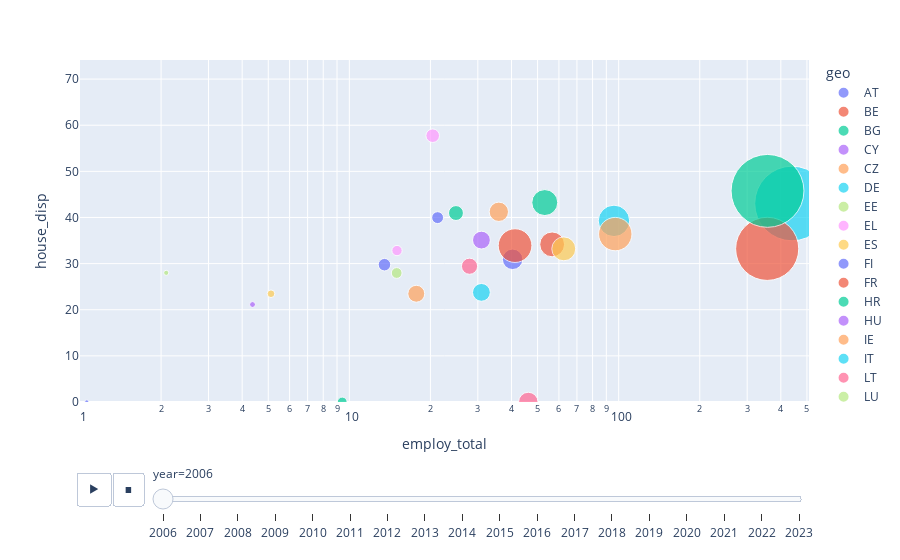

The notebook cell saved with this chart:
### Code cell
# plot hh vs population year and geo in a flow chart

df_filtered = df[df['hh'] == 'HHC_21']

print(df_filtered.head(50))
#ajus
x_min = max(df_filtered['employ_total'].min() * 0.9, 1)  # Asegurarse de que x_min sea positivo
x_max = df_filtered['employ_total'].max() * 1.1
x_range = [x_min, x_max]

print(df_filtered['geo'].unique().tolist())

y_range = [df_filtered['house_disp'].min() * 0.9, df_filtered['house_disp'].max() * 1.1]


fig = px.scatter(df_filtered, x='employ_total', y='house_disp', animation_frame='year', animation_group='geo',
           size='population', color='geo', hover_name='geo',
           log_x=True, size_max=55, range_x=x_range, range_y=y_range)
fig.show()

# Guardar el gráfico en un archivo HTML
import plotly.offline as pyo
pyo.plot(fig, filename='src/_includes/hh_geo_years.html')

import json

# normalizamos los datos de 0 a 100
# from sklearn.preprocessing import MinMaxScaler
# scaler = MinMaxScaler(feature_range=(1, 100))
df_normalized = df.copy()
X = df_normalized[['house_disp', 'employ_hash_education', 'employ_total', 'not_employ_total', 'employ_f', 'employ_m', 'population']]
X_scaled = scaler.fit_transform(X)
print(X_scaled)
#aplicamos dentro del df los valores normalizados
#df_normalized['house_disp'] = X_scaled[:,0]
df_normalized['employ_hash_education'] = X_scaled[:,1]
df_normalized['employ_total'] = X_scaled[:,2]
df_normalized['not_employ_total'] = X_scaled[:,3]
df_normalized['employ_f'] = X_scaled[:,4]
df_normalized['employ_m'] = X_scaled[:,5]
df_normalized['population'] = X_scaled[:,6]

df_normalized.describe()

# hh_year = df_normalized.to_dict(orient='records')
hh_year = df_normalized.to_dict(orient='records')

# Crea el diccionario final para JSON
universe = {"data": hh_year}

# Escribe el diccionario a un archivo JSON
with open('src/_data/universe.json', 'w') as f:
    json.dump(universe, f, indent=4)

### Figure 1 — Plotly figure (JSON) as saved in the notebook; plotly's stock layout.template omitted (floating-point values rounded to 4 significant figures)
{"data": [{"hovertemplate": "<b>%{hovertext}</b><br><br>geo=AT<br>year=2006<br>employ_total=%{x}<br>house_disp=%{y}<br>population=%{marker.size}<extra></extra>", "hovertext": ["AT"], "ids": ["AT"], "legendgroup": "AT", "marker": {"color": "#636efa", "size": [60.73], "sizemode": "area", "sizeref": 0.2898, "symbol": "circle"}, "mode": "markers", "name": "AT", "orientation": "v", "showlegend": true, "type": "scatter", "x": [40.38], "xaxis": "x", "y": [30.93], "yaxis": "y"}, {"hovertemplate": "<b>%{hovertext}</b><br><br>geo=BE<br>year=2006<br>employ_total=%{x}<br>house_disp=%{y}<br>population=%{marker.size}<extra></extra>", "hovertext": ["BE"], "ids": ["BE"], "legendgroup": "BE", "marker": {"color": "#EF553B", "size": [89.29], "sizemode": "area", "sizeref": 0.2898, "symbol": "circle"}, "mode": "markers", "name": "BE", "orientation": "v", "showlegend": true, "type": "scatter", "x": [56.63], "xaxis": "x", "y": [34.17], "yaxis": "y"}, {"hovertemplate": "<b>%{hovertext}</b><br><br>geo=BG<br>year=2006<br>employ_total=%{x}<br>house_disp=%{y}<br>population=%{marker.size}<extra></extra>", "hovertext": ["BG"], "ids": ["BG"], "legendgroup": "BG", "marker": {"color": "#00cc96", "size": [32.19], "sizemode": "area", "sizeref": 0.2898, "symbol": "circle"}, "mode": "markers", "name": "BG", "orientation": "v", "showlegend": true, "type": "scatter", "x": [24.88], "xaxis": "x", "y": [40.97], "yaxis": "y"}, {"hovertemplate": "<b>%{hovertext}</b><br><br>geo=CY<br>year=2006<br>employ_total=%{x}<br>house_disp=%{y}<br>population=%{marker.size}<extra></extra>", "hovertext": ["CY"], "ids": ["CY"], "legendgroup": "CY", "marker": {"color": "#ab63fa", "size": [4.992], "sizemode": "area", "sizeref": 0.2898, "symbol": "circle"}, "mode": "markers", "name": "CY", "orientation": "v", "showlegend": true, "type": "scatter", "x": [4.37], "xaxis": "x", "y": [21.13], "yaxis": "y"}, {"hovertemplate": "<b>%{hovertext}</b><br><br>geo=CZ<br>year=2006<br>employ_total=%{x}<br>house_disp=%{y}<br>population=%{marker.size}<extra></extra>", "hovertext": ["CZ"], "ids": ["CZ"], "legendgroup": "CZ", "marker": {"color": "#FFA15A", "size": [54.16], "sizemode": "area", "sizeref": 0.2898, "symbol": "circle"}, "mode": "markers", "name": "CZ", "orientation": "v", "showlegend": true, "type": "scatter", "x": [35.9], "xaxis": "x", "y": [41.23], "yaxis": "y"}, {"hovertemplate": "<b>%{hovertext}</b><br><br>geo=DE<br>year=2006<br>employ_total=%{x}<br>house_disp=%{y}<br>population=%{marker.size}<extra></extra>", "hovertext": ["DE"], "ids": ["DE"], "legendgroup": "DE", "marker": {"color": "#19d3f3", "size": [807.3], "sizemode": "area", "sizeref": 0.2898, "symbol": "circle"}, "mode": "markers", "name": "DE", "orientation": "v", "showlegend": true, "type": "scatter", "x": [440.2], "xaxis": "x", "y": [43.03], "yaxis": "y"}, {"hovertemplate": "<b>%{hovertext}</b><br><br>geo=EE<br>year=2006<br>employ_total=%{x}<br>house_disp=%{y}<br>population=%{marker.size}<extra></extra>", "hovertext": ["EE"], "ids": ["EE"], "legendgroup": "EE", "marker": {"color": "#B6E880", "size": [16.87], "sizemode": "area", "sizeref": 0.2898, "symbol": "circle"}, "mode": "markers", "name": "EE", "orientation": "v", "showlegend": true, "type": "scatter", "x": [14.99], "xaxis": "x", "y": [27.97], "yaxis": "y"}, {"hovertemplate": "<b>%{hovertext}</b><br><br>geo=EL<br>year=2006<br>employ_total=%{x}<br>house_disp=%{y}<br>population=%{marker.size}<extra></extra>", "hovertext": ["EL"], "ids": ["EL"], "legendgroup": "EL", "marker": {"color": "#FF97FF", "size": [26.77], "sizemode": "area", "sizeref": 0.2898, "symbol": "circle"}, "mode": "markers", "name": "EL", "orientation": "v", "showlegend": true, "type": "scatter", "x": [20.39], "xaxis": "x", "y": [57.73], "yaxis": "y"}, {"hovertemplate": "<b>%{hovertext}</b><br><br>geo=ES<br>year=2006<br>employ_total=%{x}<br>house_disp=%{y}<br>population=%{marker.size}<extra></extra>", "hovertext": ["ES"], "ids": ["ES"], "legendgroup": "ES", "marker": {"color": "#FECB52", "size": [82.94], "sizemode": "area", "sizeref": 0.2898, "symbol": "circle"}, "mode": "markers", "name": "ES", "orientation": "v", "showlegend": true, "type": "scatter", "x": [62.54], "xaxis": "x", "y": [33.2], "yaxis": "y"}, {"hovertemplate": "<b>%{hovertext}</b><br><br>geo=FI<br>year=2006<br>employ_total=%{x}<br>house_disp=%{y}<br>population=%{marker.size}<extra></extra>", "hovertext": ["FI"], "ids": ["FI"], "legendgroup": "FI", "marker": {"color": "#636efa", "size": [22.68], "sizemode": "area", "sizeref": 0.2898, "symbol": "circle"}, "mode": "markers", "name": "FI", "orientation": "v", "showlegend": true, "type": "scatter", "x": [13.5], "xaxis": "x", "y": [29.77], "yaxis": "y"}, {"hovertemplate": "<b>%{hovertext}</b><br><br>geo=FR<br>year=2006<br>employ_total=%{x}<br>house_disp=%{y}<br>population=%{marker.size}<extra></extra>", "hovertext": ["FR"], "ids": ["FR"], "legendgroup": "FR", "marker": {"color": "#EF553B", "size": [577.9], "sizemode": "area", "sizeref": 0.2898, "symbol": "circle"}, "mode": "markers", "name": "FR", "orientation": "v", "showlegend": true, "type": "scatter", "x": [356.0], "xaxis": "x", "y": [33.2], "yaxis": "y"}, {"hovertemplate": "<b>%{hovertext}</b><br><br>geo=HR<br>year=2006<br>employ_total=%{x}<br>house_disp=%{y}<br>population=%{marker.size}<extra></extra>", "hovertext": ["HR"], "ids": ["HR"], "legendgroup": "HR", "marker": {"color": "#00cc96", "size": [14.04], "sizemode": "area", "sizeref": 0.2898, "symbol": "circle"}, "mode": "markers", "name": "HR", "orientation": "v", "showlegend": true, "type": "scatter", "x": [9.41], "xaxis": "x", "y": [0], "yaxis": "y"}, {"hovertemplate": "<b>%{hovertext}</b><br><br>geo=HU<br>year=2006<br>employ_total=%{x}<br>house_disp=%{y}<br>population=%{marker.size}<extra></extra>", "hovertext": ["HU"], "ids": ["HU"], "legendgroup": "HU", "marker": {"color": "#ab63fa", "size": [46.06], "sizemode": "area", "sizeref": 0.2898, "symbol": "circle"}, "mode": "markers", "name": "HU", "orientation": "v", "showlegend": true, "type": "scatter", "x": [30.94], "xaxis": "x", "y": [35.1], "yaxis": "y"}, {"hovertemplate": "<b>%{hovertext}</b><br><br>geo=IE<br>year=2006<br>employ_total=%{x}<br>house_disp=%{y}<br>population=%{marker.size}<extra></extra>", "hovertext": ["IE"], "ids": ["IE"], "legendgroup": "IE", "marker": {"color": "#FFA15A", "size": [41.65], "sizemode": "area", "sizeref": 0.2898, "symbol": "circle"}, "mode": "markers", "name": "IE", "orientation": "v", "showlegend": true, "type": "scatter", "x": [17.72], "xaxis": "x", "y": [23.47], "yaxis": "y"}, {"hovertemplate": "<b>%{hovertext}</b><br><br>geo=IT<br>year=2006<br>employ_total=%{x}<br>house_disp=%{y}<br>population=%{marker.size}<extra></extra>", "hovertext": ["IT"], "ids": ["IT"], "legendgroup": "IT", "marker": {"color": "#19d3f3", "size": [143.6], "sizemode": "area", "sizeref": 0.2898, "symbol": "circle"}, "mode": "markers", "name": "IT", "orientation": "v", "showlegend": true, "type": "scatter", "x": [96.05], "xaxis": "x", "y": [39.27], "yaxis": "y"}, {"hovertemplate": "<b>%{hovertext}</b><br><br>geo=LT<br>year=2006<br>employ_total=%{x}<br>house_disp=%{y}<br>population=%{marker.size}<extra></extra>", "hovertext": ["LT"], "ids": ["LT"], "legendgroup": "LT", "marker": {"color": "#FF6692", "size": [37.98], "sizemode": "area", "sizeref": 0.2898, "symbol": "circle"}, "mode": "markers", "name": "LT", "orientation": "v", "showlegend": true, "type": "scatter", "x": [27.95], "xaxis": "x", "y": [29.43], "yaxis": "y"}, {"hovertemplate": "<b>%{hovertext}</b><br><br>geo=LU<br>year=2006<br>employ_total=%{x}<br>house_disp=%{y}<br>population=%{marker.size}<extra></extra>", "hovertext": ["LU"], "ids": ["LU"], "legendgroup": "LU", "marker": {"color": "#B6E880", "size": [3.8], "sizemode": "area", "sizeref": 0.2898, "symbol": "circle"}, "mode": "markers", "name": "LU", "orientation": "v", "showlegend": true, "type": "scatter", "x": [2.09], "xaxis": "x", "y": [28], "yaxis": "y"}, {"hovertemplate": "<b>%{hovertext}</b><br><br>geo=LV<br>year=2006<br>employ_total=%{x}<br>house_disp=%{y}<br>population=%{marker.size}<extra></extra>", "hovertext": ["LV"], "ids": ["LV"], "legendgroup": "LV", "marker": {"color": "#FF97FF", "size": [15.52], "sizemode": "area", "sizeref": 0.2898, "symbol": "circle"}, "mode": "markers", "name": "LV", "orientation": "v", "showlegend": true, "type": "scatter", "x": [15.03], "xaxis": "x", "y": [32.83], "yaxis": "y"}, {"hovertemplate": "<b>%{hovertext}</b><br><br>geo=MK<br>year=2006<br>employ_total=%{x}<br>house_disp=%{y}<br>population=%{marker.size}<extra></extra>", "hovertext": ["MK"], "ids": ["MK"], "legendgroup": "MK", "marker": {"color": "#636efa", "size": [2.713], "sizemode": "area", "sizeref": 0.2898, "symbol": "circle"}, "mode": "markers", "name": "MK", "orientation": "v", "showlegend": true, "type": "scatter", "x": [1.06], "xaxis": "x", "y": [0], "yaxis": "y"}, {"hovertemplate": "<b>%{hovertext}</b><br><br>geo=MT<br>year=2006<br>employ_total=%{x}<br>house_disp=%{y}<br>population=%{marker.size}<extra></extra>", "hovertext": ["MT"], "ids": ["MT"], "legendgroup": "MT", "marker": {"color": "#EF553B", "size": [2.02], "sizemode": "area", "sizeref": 0.2898, "symbol": "circle"}, "mode": "markers", "name": "MT", "orientation": "v", "showlegend": true, "type": "scatter", "x": [0.75], "xaxis": "x", "y": [16.73], "yaxis": "y"}, {"hovertemplate": "<b>%{hovertext}</b><br><br>geo=NL<br>year=2006<br>employ_total=%{x}<br>house_disp=%{y}<br>population=%{marker.size}<extra></extra>", "hovertext": ["NL"], "ids": ["NL"], "legendgroup": "NL", "marker": {"color": "#00cc96", "size": [97.79], "sizemode": "area", "sizeref": 0.2898, "symbol": "circle"}, "mode": "markers", "name": "NL", "orientation": "v", "showlegend": true, "type": "scatter", "x": [53.17], "xaxis": "x", "y": [43.23], "yaxis": "y"}, {"hovertemplate": "<b>%{hovertext}</b><br><br>geo=PL<br>year=2006<br>employ_total=%{x}<br>house_disp=%{y}<br>population=%{marker.size}<extra></extra>", "hovertext": ["PL"], "ids": ["PL"], "legendgroup": "PL", "marker": {"color": "#FFA15A", "size": [161.7], "sizemode": "area", "sizeref": 0.2898, "symbol": "circle"}, "mode": "markers", "name": "PL", "orientation": "v", "showlegend": true, "type": "scatter", "x": [97.14], "xaxis": "x", "y": [36.4], "yaxis": "y"}, {"hovertemplate": "<b>%{hovertext}</b><br><br>geo=PT<br>year=2006<br>employ_total=%{x}<br>house_disp=%{y}<br>population=%{marker.size}<extra></extra>", "hovertext": ["PT"], "ids": ["PT"], "legendgroup": "PT", "marker": {"color": "#19d3f3", "size": [45.93], "sizemode": "area", "sizeref": 0.2898, "symbol": "circle"}, "mode": "markers", "name": "PT", "orientation": "v", "showlegend": true, "type": "scatter", "x": [30.93], "xaxis": "x", "y": [23.77], "yaxis": "y"}, {"hovertemplate": "<b>%{hovertext}</b><br><br>geo=RO<br>year=2006<br>employ_total=%{x}<br>house_disp=%{y}<br>population=%{marker.size}<extra></extra>", "hovertext": ["RO"], "ids": ["RO"], "legendgroup": "RO", "marker": {"color": "#FF6692", "size": [55.06], "sizemode": "area", "sizeref": 0.2898, "symbol": "circle"}, "mode": "markers", "name": "RO", "orientation": "v", "showlegend": true, "type": "scatter", "x": [46.18], "xaxis": "x", "y": [0], "yaxis": "y"}, {"hovertemplate": "<b>%{hovertext}</b><br><br>geo=SI<br>year=2006<br>employ_total=%{x}<br>house_disp=%{y}<br>population=%{marker.size}<extra></extra>", "hovertext": ["SI"], "ids": ["SI"], "legendgroup": "SI", "marker": {"color": "#FECB52", "size": [8.533], "sizemode": "area", "sizeref": 0.2898, "symbol": "circle"}, "mode": "markers", "name": "SI", "orientation": "v", "showlegend": true, "type": "scatter", "x": [5.118], "xaxis": "x", "y": [23.47], "yaxis": "y"}, {"hovertemplate": "<b>%{hovertext}</b><br><br>geo=SK<br>year=2006<br>employ_total=%{x}<br>house_disp=%{y}<br>population=%{marker.size}<extra></extra>", "hovertext": ["SK"], "ids": ["SK"], "legendgroup": "SK", "marker": {"color": "#636efa", "size": [20.43], "sizemode": "area", "sizeref": 0.2898, "symbol": "circle"}, "mode": "markers", "name": "SK", "orientation": "v", "showlegend": true, "type": "scatter", "x": [21.27], "xaxis": "x", "y": [39.97], "yaxis": "y"}, {"hovertemplate": "<b>%{hovertext}</b><br><br>geo=TR<br>year=2006<br>employ_total=%{x}<br>house_disp=%{y}<br>population=%{marker.size}<extra></extra>", "hovertext": ["TR"], "ids": ["TR"], "legendgroup": "TR", "marker": {"color": "#EF553B", "size": [164.7], "sizemode": "area", "sizeref": 0.2898, "symbol": "circle"}, "mode": "markers", "name": "TR", "orientation": "v", "showlegend": true, "type": "scatter", "x": [41.24], "xaxis": "x", "y": [33.9], "yaxis": "y"}, {"hovertemplate": "<b>%{hovertext}</b><br><br>geo=UK<br>year=2006<br>employ_total=%{x}<br>house_disp=%{y}<br>population=%{marker.size}<extra></extra>", "hovertext": ["UK"], "ids": ["UK"], "legendgroup": "UK", "marker": {"color": "#00cc96", "size": [770.2], "sizemode": "area", "sizeref": 0.2898, "symbol": "circle"}, "mode": "markers", "name": "UK", "orientation": "v", "showlegend": true, "type": "scatter", "x": [356.9], "xaxis": "x", "y": [45.77], "yaxis": "y"}], "layout": {"legend": {"itemsizing": "constant", "title": {"text": "geo"}, "tracegroupgap": 0}, "margin": {"t": 60}, "sliders": [{"active": 0, "currentvalue": {"prefix": "year="}, "len": 0.9, "pad": {"b": 10, "t": 60}, "steps": [{"args": [["2006"], {"frame": {"duration": 0, "redraw": false}, "fromcurrent": true, "mode": "immediate", "transition": {"duration": 0, "easing": "linear"}}], "label": "2006", "method": "animate"}, {"args": [["2007"], {"frame": {"duration": 0, "redraw": false}, "fromcurrent": true, "mode": "immediate", "transition": {"duration": 0, "easing": "linear"}}], "label": "2007", "method": "animate"}, {"args": [["2008"], {"frame": {"duration": 0, "redraw": false}, "fromcurrent": true, "mode": "immediate", "transition": {"duration": 0, "easing": "linear"}}], "label": "2008", "method": "animate"}, {"args": [["2009"], {"frame": {"duration": 0, "redraw": false}, "fromcurrent": true, "mode": "immediate", "transition": {"duration": 0, "easing": "linear"}}], "label": "2009", "method": "animate"}, {"args": [["2010"], {"frame": {"duration": 0, "redraw": false}, "fromcurrent": true, "mode": "immediate", "transition": {"duration": 0, "easing": "linear"}}], "label": "2010", "method": "animate"}, {"args": [["2011"], {"frame": {"duration": 0, "redraw": false}, "fromcurrent": true, "mode": "immediate", "transition": {"duration": 0, "easing": "linear"}}], "label": "2011", "method": "animate"}, {"args": [["2012"], {"frame": {"duration": 0, "redraw": false}, "fromcurrent": true, "mode": "immediate", "transition": {"duration": 0, "easing": "linear"}}], "label": "2012", "method": "animate"}, {"args": [["2013"], {"frame": {"duration": 0, "redraw": false}, "fromcurrent": true, "mode": "immediate", "transition": {"duration": 0, "easing": "linear"}}], "label": "2013", "method": "animate"}, {"args": [["2014"], {"frame": {"duration": 0, "redraw": false}, "fromcurrent": true, "mode": "immediate", "transition": {"duration": 0, "easing": "linear"}}], "label": "2014", "method": "animate"}, {"args": [["2015"], {"frame": {"duration": 0, "redraw": false}, "fromcurrent": true, "mode": "immediate", "transition": {"duration": 0, "easing": "linear"}}], "label": "2015", "method": "animate"}, {"args": [["2016"], {"frame": {"duration": 0, "redraw": false}, "fromcurrent": true, "mode": "immediate", "transition": {"duration": 0, "easing": "linear"}}], "label": "2016", "method": "animate"}, {"args": [["2017"], {"frame": {"duration": 0, "redraw": false}, "fromcurrent": true, "mode": "immediate", "transition": {"duration": 0, "easing": "linear"}}], "label": "2017", "method": "animate"}, {"args": [["2018"], {"frame": {"duration": 0, "redraw": false}, "fromcurrent": true, "mode": "immediate", "transition": {"duration": 0, "easing": "linear"}}], "label": "2018", "method": "animate"}, {"args": [["2019"], {"frame": {"duration": 0, "redraw": false}, "fromcurrent": true, "mode": "immediate", "transition": {"duration": 0, "easing": "linear"}}], "label": "2019", "method": "animate"}, {"args": [["2020"], {"frame": {"duration": 0, "redraw": false}, "fromcurrent": true, "mode": "immediate", "transition": {"duration": 0, "easing": "linear"}}], "label": "2020", "method": "animate"}, {"args": [["2021"], {"frame": {"duration": 0, "redraw": false}, "fromcurrent": true, "mode": "immediate", "transition": {"duration": 0, "easing": "linear"}}], "label": "2021", "method": "animate"}, {"args": [["2022"], {"frame": {"duration": 0, "redraw": false}, "fromcurrent": true, "mode": "immediate", "transition": {"duration": 0, "easing": "linear"}}], "label": "2022", "method": "animate"}, {"args": [["2023"], {"frame": {"duration": 0, "redraw": false}, "fromcurrent": true, "mode": "immediate", "transition": {"duration": 0, "easing": "linear"}}], "label": "2023", "method": "animate"}], "x": 0.1, "xanchor": "left", "y": 0, "yanchor": "top"}], "updatemenus": [{"buttons": [{"args": [null, {"frame": {"duration": 500, "redraw": false}, "fromcurrent": true, "mode": "immediate", "transition": {"duration": 500, "easing": "linear"}}], "label": "&#9654;", "method": "animate"}, {"args": [[null], {"frame": {"duration": 0, "redraw": false}, "fromcurrent": true, "mode": "immediate", "transition": {"duration": 0, "easing": "linear"}}], "label": "&#9724;", "method": "animate"}], "direction": "left", "pad": {"r": 10, "t": 70}, "showactive": false, "type": "buttons", "x": 0.1, "xanchor": "right", "y": 0, "yanchor": "top"}], "xaxis": {"anchor": "y", "domain": [0, 1], "range": [0, 2.707], "title": {"text": "employ_total"}, "type": "log"}, "yaxis": {"anchor": "x", "domain": [0, 1], "range": [0, 74.14], "title": {"text": "house_disp"}}}}
